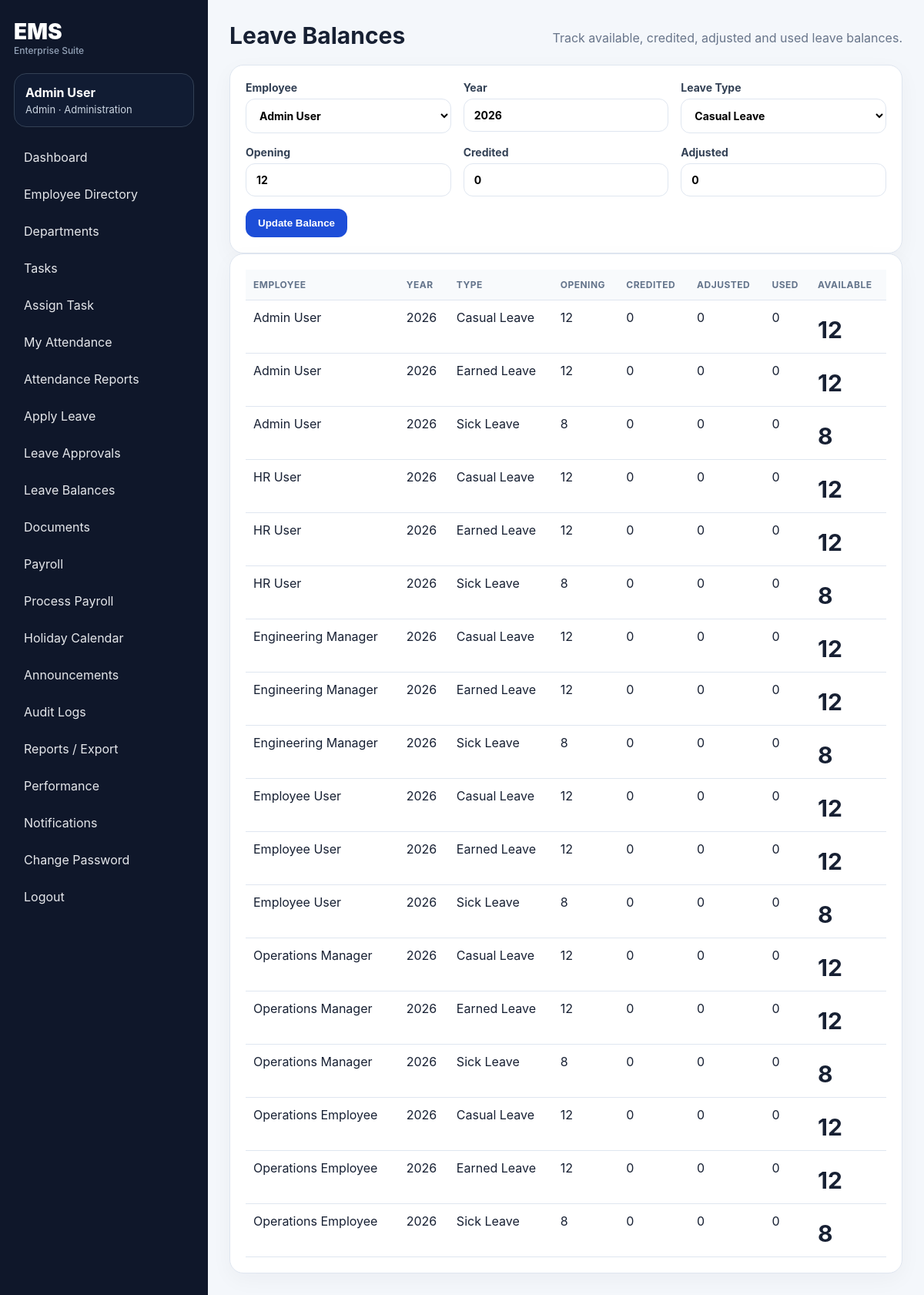
Page /leave-balances/ (signed in) on the committed database.
### ems/models.py (models this page shows, shortened)
class UserProfile(models.Model):
    userId = models.CharField('Employee ID', max_length=80, unique=True)
    username = models.CharField(max_length=100, unique=True)
    password = models.CharField(max_length=255)
    role = models.CharField(max_length=20, choices=ROLE_CHOICES, default='employee')
    full_name = models.CharField(max_length=160, blank=True)
    email = models.EmailField(unique=True)
    phone = models.CharField(max_length=30, blank=True)
    designation = models.CharField(max_length=100, blank=True)
    department = models.ForeignKey(Department, null=True, blank=True, on_delete=models.SET_NULL, related_name='employees')
    manager = models.ForeignKey('self', null=True, blank=True, on_delete=models.SET_NULL, related_name='team_members')
    date_joined = models.DateField(default=timezone.localdate)
    employment_status = models.CharField(max_length=30, choices=EMPLOYMENT_STATUS, default='Active')
    work_location = models.CharField(max_length=120, default='Head Office')
    experience = models.IntegerField(default=0)
    skillset = models.JSONField(default=list, blank=True)
    leaveBalance = models.IntegerField(default=12)
    leaveTakenThisYear = models.IntegerField(default=0)
    salary_ctc = models.DecimalField(max_digits=12, decimal_places=2, default=0)
    bank_name = models.CharField(max_length=120, blank=True)
    account_last4 = models.CharField(max_length=4, blank=True)
    projectWorkingOn = models.CharField(max_length=200, blank=True)
    emergency_contact = models.CharField(max_length=120, blank=True)
    createdAt = models.DateTimeField(auto_now_add=True)
    last_login_at = models.DateTimeField(null=True, blank=True)
    failed_login_attempts = models.IntegerField(default=0)
    must_change_password = models.BooleanField(default=False)
    updatedAt = models.DateTimeField(auto_now=True)
    @property
    def display_name(self):
        return self.full_name or self.username

class Department(models.Model):
    name = models.CharField(max_length=120, unique=True)
    code = models.CharField(max_length=20, unique=True)
    head = models.CharField(max_length=120, blank=True)
    location = models.CharField(max_length=120, blank=True)
    created_at = models.DateTimeField(auto_now_add=True)

class LeaveBalance(models.Model):
    employee = models.ForeignKey(UserProfile, on_delete=models.CASCADE, related_name='leave_balances')
    year = models.IntegerField(default=timezone.localdate().year)
    leave_type = models.CharField(max_length=80, default='Casual Leave')
    opening_balance = models.IntegerField(default=12)
    credited = models.IntegerField(default=0)
    used = models.IntegerField(default=0)
    adjusted = models.IntegerField(default=0)
    updatedAt = models.DateTimeField(auto_now=True)
    class Meta:
        unique_together = ('employee', 'year', 'leave_type')
    @property
    def available(self):
        return max(0, self.opening_balance + self.credited + self.adjusted - self.used)

### ems/views.py (the view, shortened to what this page needs)
# urls.py: path('leave-balances/', views.leave_balances, name='leave_balances'),
@login_required
def leave_balances(request):
    user = request.profile
    balances = LeaveBalance.objects.select_related('employee').order_by('employee__userId','leave_type')
    employees = managed_employee_queryset(user, include_self=True)
    if user.role == 'employee':
        balances = balances.filter(employee=user)
    elif user.role == 'manager':
        balances = balances.filter(employee__manager=user)
    return render(request, 'ems/leave_balances.html', base_context(request, balances=balances, employees=employees))

### ems/views.py (called while the page is built, shortened)
def ensure_leave_balances(user):
    year = timezone.localdate().year
    for leave_type, opening in [('Casual Leave', 12), ('Sick Leave', 8), ('Earned Leave', 12)]:
        LeaveBalance.objects.get_or_create(
            employee=user,
            year=year,
            leave_type=leave_type,
            defaults={'opening_balance': opening, 'credited': 0, 'used': 0, 'adjusted': 0},
        )

def current_user(request):
    uid = request.session.get('profile_id')
    return UserProfile.objects.filter(id=uid).first() if uid else None

def login_required(view):
    @wraps(view)
    def wrapper(request, *args, **kwargs):
        seed_defaults()
        user = current_user(request)
        if not user:
            messages.warning(request, 'Please login first.')
            return redirect('login')
        request.profile = user
        return view(request, *args, **kwargs)
    return wrapper

def base_context(request, **kwargs):
    data = {'me': getattr(request, 'profile', current_user(request))}
    data.update(kwargs)
    return data

def managed_employee_queryset(user, include_self=False):
    qs = UserProfile.objects.select_related('department', 'manager').order_by('userId')
    if user.role in ['admin', 'hr']:
        return qs

### ems/templates/ems/leave_balances.html
{% extends 'ems/base.html' %}{% block title %}Leave Balances{% endblock %}{% block content %}
<div class="page-head"><h1>Leave Balances</h1><p>Track available, credited, adjusted and used leave balances.</p></div>
{% if me.role == 'admin' or me.role == 'hr' %}<form class="card form-grid" method="post">{% csrf_token %}<label>Employee<select name="employee">{% for e in employees %}<option value="{{ e.id }}">{{ e.display_name }}</option>{% endfor %}</select></label><label>Year<input name="year" value="2026"></label><label>Leave Type<select name="leave_type"><option>Casual Leave</option><option>Sick Leave</option><option>Earned Leave</option></select></label><label>Opening<input type="number" name="opening_balance" value="12"></label><label>Credited<input type="number" name="credited" value="0"></label><label>Adjusted<input type="number" name="adjusted" value="0"></label><button class="btn primary">Update Balance</button></form>{% endif %}
<div class="card"><table><tr><th>Employee</th><th>Year</th><th>Type</th><th>Opening</th><th>Credited</th><th>Adjusted</th><th>Used</th><th>Available</th></tr>{% for b in balances %}<tr><td>{{ b.employee.display_name }}</td><td>{{ b.year }}</td><td>{{ b.leave_type }}</td><td>{{ b.opening_balance }}</td><td>{{ b.credited }}</td><td>{{ b.adjusted }}</td><td>{{ b.used }}</td><td><b>{{ b.available }}</b></td></tr>{% empty %}<tr><td colspan="8">No balances found.</td></tr>{% endfor %}</table></div>
{% endblock %}

### ems/templates/ems/base.html (shortened to what this page needs)
{% load static %}
<!doctype html>
<html lang="en">
<head>
  <link rel="stylesheet" href="{% static 'ems/style.css' %}">
</head>
<body>
{% if me %}
<aside class="sidebar">
  <div class="brand"><span>EMS</span><small>Enterprise Suite</small></div>
  <div class="userbox"><b>{{ me.display_name }}</b><span>{{ me.role|title }} · {{ me.department.name|default:'No Dept' }}</span></div>
  <nav>
    <a href="{% url 'dashboard' %}">Dashboard</a>
    <a href="{% url 'employees' %}">Employee Directory</a>
    {% if me.role == 'admin' or me.role == 'hr' %}<a href="{% url 'departments' %}">Departments</a>{% endif %}
    <a href="{% url 'tasks' %}">Tasks</a>
    {% if me.role != 'employee' %}<a href="{% url 'task_assign' %}">Assign Task</a>{% endif %}
    <a href="{% url 'attendance' %}">My Attendance</a>
    {% if me.role != 'employee' %}<a href="{% url 'attendance_reports' %}">Attendance Reports</a>{% endif %}
    <a href="{% url 'leave_apply' %}">Apply Leave</a>
    <a href="{% url 'leaves' %}">Leave Approvals</a>
    <a href="{% url 'leave_balances' %}">Leave Balances</a>
    <a href="{% url 'documents' %}">Documents</a>
    <a href="{% url 'payroll' %}">Payroll</a>
    {% if me.role == 'admin' or me.role == 'hr' %}
      <a href="{% url 'payroll_assign' %}">Process Payroll</a>
      <a href="{% url 'holidays' %}">Holiday Calendar</a>
      <a href="{% url 'announcements' %}">Announcements</a>
      <a href="{% url 'audit_logs' %}">Audit Logs</a>
    {% endif %}
    {% if me.role != 'employee' %}<a href="{% url 'reports' %}">Reports / Export</a>{% endif %}
    <a href="{% url 'performance' %}">Performance</a>
    <a href="{% url 'notifications' %}">Notifications</a>
    <a href="{% url 'change_password' %}">Change Password</a>
    <a href="{% url 'logout' %}">Logout</a>
  </nav>
</aside>
{% endif %}
<main class="main {% if not me %}auth-main{% endif %}">
  {% block content %}{% endblock %}
</main>
</body>
</html>

### ems/static/ems/style.css (style rules this page uses)
:root { --bg:#f4f7fb;--panel:#fff;--text:#172033;--muted:#68758a;--primary:#1d4ed8;--primary2:#0f172a;--border:#dfe6f0;--success:#15803d;--danger:#b91c1c;--warn:#b45309 }
* { box-sizing:border-box }
body { margin:0;font-family:Inter,Segoe UI,Arial,sans-serif;background:var(--bg);color:var(--text) }
a { color:var(--primary);text-decoration:none }
.sidebar { position:fixed;left:0;top:0;bottom:0;width:270px;background:#0f172a;color:white;padding:24px 18px;overflow:auto }
.brand { font-size:28px;font-weight:900;margin-bottom:22px }
.brand small { display:block;font-size:12px;color:#94a3b8;font-weight:500 }
.userbox { padding:14px;border:1px solid #334155;border-radius:16px;margin-bottom:18px;background:#111c33 }
.userbox b,.userbox span { display:block }
.userbox span { color:#cbd5e1;font-size:13px;margin-top:4px }
.sidebar nav { display:grid;gap:6px }
.sidebar nav a { color:#e5e7eb;padding:11px 13px;border-radius:12px }
.main { margin-left:270px;padding:28px;min-height:100vh }
label { font-weight:700;color:#334155;font-size:14px }
input,select,textarea { width:100%;padding:12px 13px;border:1px solid var(--border);border-radius:12px;background:#fff;margin-top:6px;font:inherit }
.page-head { display:flex;align-items:center;justify-content:space-between;margin-bottom:20px;gap:20px }
.page-head h1 { margin:0;font-size:30px }
.page-head p { margin:6px 0 0;color:var(--muted) }
.card,.panel { background:var(--panel);border:1px solid var(--border);border-radius:18px;box-shadow:0 8px 28px #0f172a0a }
.card { padding:20px }
.card b { display:block;font-size:30px;margin-top:8px }
.btn,button { border:0;border-radius:12px;background:#e2e8f0;color:#0f172a;padding:11px 16px;font-weight:800;cursor:pointer }
.btn.primary,button.primary { background:var(--primary);color:white }
.form-grid { display:grid;grid-template-columns:repeat(3,minmax(180px,1fr));gap:16px }
.form-grid button { width:max-content }
table { width:100%;border-collapse:collapse }
th,td { padding:12px 10px;border-bottom:1px solid var(--border);text-align:left;vertical-align:top }
th { font-size:12px;text-transform:uppercase;letter-spacing:.04em;color:#64748b;background:#f8fafc }
small { color:var(--muted) }

### rows in the picture
UserProfile: display_name "Admin User", role "Admin", department.name "Administration"
LeaveBalance: employee.display_name "Admin User", year "2026", leave_type "Casual Leave", opening_balance "12", credited "0", adjusted "0", used "0", available "12"
LeaveBalance: employee.display_name "Admin User", year "2026", leave_type "Earned Leave", opening_balance "12", credited "0", adjusted "0", used "0", available "12"
LeaveBalance: employee.display_name "Admin User", year "2026", leave_type "Sick Leave", opening_balance "8", credited "0", adjusted "0", used "0", available "8"
LeaveBalance: employee.display_name "HR User", year "2026", leave_type "Casual Leave", opening_balance "12", credited "0", adjusted "0", used "0", available "12"
LeaveBalance: employee.display_name "HR User", year "2026", leave_type "Earned Leave", opening_balance "12", credited "0", adjusted "0", used "0", available "12"
LeaveBalance: employee.display_name "HR User", year "2026", leave_type "Sick Leave", opening_balance "8", credited "0", adjusted "0", used "0", available "8"
LeaveBalance: employee.display_name "Engineering Manager", year "2026", leave_type "Casual Leave", opening_balance "12", credited "0", adjusted "0", used "0", available "12"
LeaveBalance: employee.display_name "Engineering Manager", year "2026", leave_type "Earned Leave", opening_balance "12", credited "0", adjusted "0", used "0", available "12"
LeaveBalance: employee.display_name "Engineering Manager", year "2026", leave_type "Sick Leave", opening_balance "8", credited "0", adjusted "0", used "0", available "8"
LeaveBalance: employee.display_name "Employee User", year "2026", leave_type "Casual Leave", opening_balance "12", credited "0", adjusted "0", used "0", available "12"
LeaveBalance: employee.display_name "Employee User", year "2026", leave_type "Earned Leave", opening_balance "12", credited "0", adjusted "0", used "0", available "12"
LeaveBalance: employee.display_name "Employee User", year "2026", leave_type "Sick Leave", opening_balance "8", credited "0", adjusted "0", used "0", available "8"
LeaveBalance: employee.display_name "Operations Manager", year "2026", leave_type "Casual Leave", opening_balance "12", credited "0", adjusted "0", used "0", available "12"
LeaveBalance: employee.display_name "Operations Manager", year "2026", leave_type "Earned Leave", opening_balance "12", credited "0", adjusted "0", used "0", available "12"
LeaveBalance: employee.display_name "Operations Manager", year "2026", leave_type "Sick Leave", opening_balance "8", credited "0", adjusted "0", used "0", available "8"
LeaveBalance: employee.display_name "Operations Employee", year "2026", leave_type "Casual Leave", opening_balance "12", credited "0", adjusted "0", used "0", available "12"
LeaveBalance: employee.display_name "Operations Employee", year "2026", leave_type "Earned Leave", opening_balance "12", credited "0", adjusted "0", used "0", available "12"
LeaveBalance: employee.display_name "Operations Employee", year "2026", leave_type "Sick Leave", opening_balance "8", credited "0", adjusted "0", used "0", available "8"

### other values in the picture
form field employee "Admin User"
